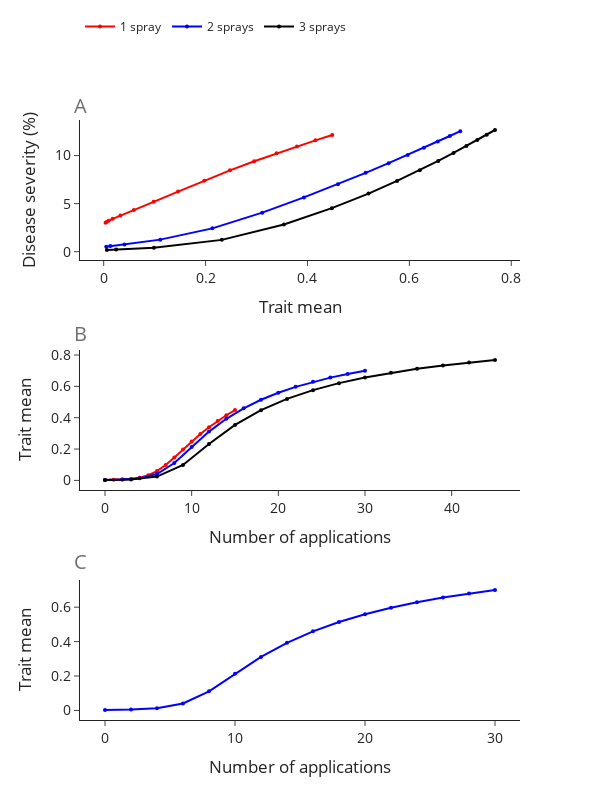

Source (notebook cell):
### Markdown cell above
## FIG

### Code cell
f = fig1(df_use)

f.show()

### Figure 1 — Plotly figure (JSON) as saved in the notebook; plotly's stock layout.template omitted (floating-point values rounded to 4 significant figures)
{"data": [{"line": {"color": "red", "dash": "solid"}, "marker": {"color": "red", "size": 4}, "mode": "lines+markers", "name": "1 spray", "type": "scatter", "x": [0.002553, 0.003615, 0.005642, 0.009648, 0.01761, 0.03285, 0.05918, 0.09802, 0.146, 0.1974, 0.2479, 0.2954, 0.3393, 0.3794, 0.4157, 0.4486], "xaxis": "x", "y": [null, 3.012, 3.086, 3.208, 3.415, 3.766, 4.339, 5.184, 6.252, 7.39, 8.459, 9.405, 10.23, 10.95, 11.58, 12.14], "yaxis": "y"}, {"line": {"color": "red", "dash": "solid"}, "marker": {"color": "red", "size": 4}, "mode": "lines+markers", "name": "1 spray", "showlegend": false, "type": "scatter", "x": [0, 1, 2, 3, 4, 5, 6, 7, 8, 9, 10, 11, 12, 13, 14, 15], "xaxis": "x2", "y": [0.002553, 0.003615, 0.005642, 0.009648, 0.01761, 0.03285, 0.05918, 0.09802, 0.146, 0.1974, 0.2479, 0.2954, 0.3393, 0.3794, 0.4157, 0.4486], "yaxis": "y2"}, {"line": {"color": "blue", "dash": "solid"}, "marker": {"color": "blue", "size": 4}, "mode": "lines+markers", "name": "2 sprays", "showlegend": false, "type": "scatter", "x": [0, 2, 4, 6, 8, 10, 12, 14, 16, 18, 20, 22, 24, 26, 28, 30], "xaxis": "x3", "y": [0.002553, 0.004958, 0.01303, 0.04066, 0.1109, 0.2132, 0.3112, 0.3931, 0.4598, 0.5143, 0.5593, 0.5968, 0.6286, 0.6558, 0.6794, 0.6999], "yaxis": "y3"}, {"line": {"color": "blue", "dash": "solid"}, "marker": {"color": "blue", "size": 4}, "mode": "lines+markers", "name": "2 sprays", "type": "scatter", "x": [0.002553, 0.004958, 0.01303, 0.04066, 0.1109, 0.2132, 0.3112, 0.3931, 0.4598, 0.5143, 0.5593, 0.5968, 0.6286, 0.6558, 0.6794, 0.6999], "xaxis": "x", "y": [null, 0.5221, 0.581, 0.7489, 1.252, 2.424, 4.061, 5.644, 7.02, 8.199, 9.206, 10.07, 10.82, 11.47, 12.04, 12.54], "yaxis": "y"}, {"line": {"color": "blue", "dash": "solid"}, "marker": {"color": "blue", "size": 4}, "mode": "lines+markers", "name": "2 sprays", "showlegend": false, "type": "scatter", "x": [0, 2, 4, 6, 8, 10, 12, 14, 16, 18, 20, 22, 24, 26, 28, 30], "xaxis": "x2", "y": [0.002553, 0.004958, 0.01303, 0.04066, 0.1109, 0.2132, 0.3112, 0.3931, 0.4598, 0.5143, 0.5593, 0.5968, 0.6286, 0.6558, 0.6794, 0.6999], "yaxis": "y2"}, {"line": {"color": "black", "dash": "solid"}, "marker": {"color": "black", "size": 4}, "mode": "lines+markers", "name": "3 sprays", "type": "scatter", "x": [0.002553, 0.006275, 0.02453, 0.09846, 0.2318, 0.3538, 0.4478, 0.5198, 0.5758, 0.6205, 0.6567, 0.6867, 0.712, 0.7334, 0.752, 0.7681], "xaxis": "x", "y": [null, 0.1724, 0.2166, 0.4156, 1.227, 2.826, 4.524, 6.046, 7.36, 8.483, 9.446, 10.27, 10.99, 11.62, 12.17, 12.66], "yaxis": "y"}, {"line": {"color": "black", "dash": "solid"}, "marker": {"color": "black", "size": 4}, "mode": "lines+markers", "name": "3 sprays", "showlegend": false, "type": "scatter", "x": [0, 3, 6, 9, 12, 15, 18, 21, 24, 27, 30, 33, 36, 39, 42, 45], "xaxis": "x2", "y": [0.002553, 0.006275, 0.02453, 0.09846, 0.2318, 0.3538, 0.4478, 0.5198, 0.5758, 0.6205, 0.6567, 0.6867, 0.712, 0.7334, 0.752, 0.7681], "yaxis": "y2"}], "layout": {"annotations": [{"font": {"color": "rgb(110,110,110)", "size": 20}, "showarrow": false, "text": "A", "x": 0, "xanchor": "center", "xref": "paper", "y": 1.05, "yanchor": "top", "yref": "paper"}, {"font": {"color": "rgb(110,110,110)", "size": 20}, "showarrow": false, "text": "B", "x": 0, "xanchor": "center", "xref": "paper", "y": 0.67, "yanchor": "top", "yref": "paper"}, {"font": {"color": "rgb(110,110,110)", "size": 20}, "showarrow": false, "text": "C", "x": 0, "xanchor": "center", "xref": "paper", "y": 0.29, "yanchor": "top", "yref": "paper"}], "font": {"size": 14}, "height": 800, "legend": {"font": {"size": 12}, "orientation": "h", "x": 0, "y": 1.18}, "showlegend": true, "width": 600, "xaxis": {"anchor": "y", "autorange": true, "domain": [0, 1], "range": [-0.04652, 0.8172], "showgrid": false, "title": {"text": "Trait mean"}, "type": "linear"}, "xaxis2": {"anchor": "y2", "autorange": true, "domain": [0, 1], "range": [-2.885, 47.88], "showgrid": false, "title": {"text": "Number of applications"}, "type": "linear"}, "xaxis3": {"anchor": "y3", "autorange": true, "domain": [0, 1], "range": [-1.923, 31.92], "showgrid": false, "title": {"text": "Number of applications"}, "type": "linear"}, "yaxis": {"anchor": "x", "autorange": true, "domain": [0.7667, 1.0], "range": [-0.8683, 13.7], "showgrid": false, "title": {"text": "Disease severity (%)"}, "type": "linear"}, "yaxis2": {"anchor": "x2", "autorange": true, "domain": [0.3833, 0.6167], "range": [-0.06124, 0.8319], "showgrid": false, "title": {"text": "Trait mean"}, "type": "linear"}, "yaxis3": {"anchor": "x3", "autorange": true, "domain": [0, 0.2333], "range": [-0.05556, 0.7581], "showgrid": false, "title": {"text": "Trait mean"}, "type": "linear"}}}
